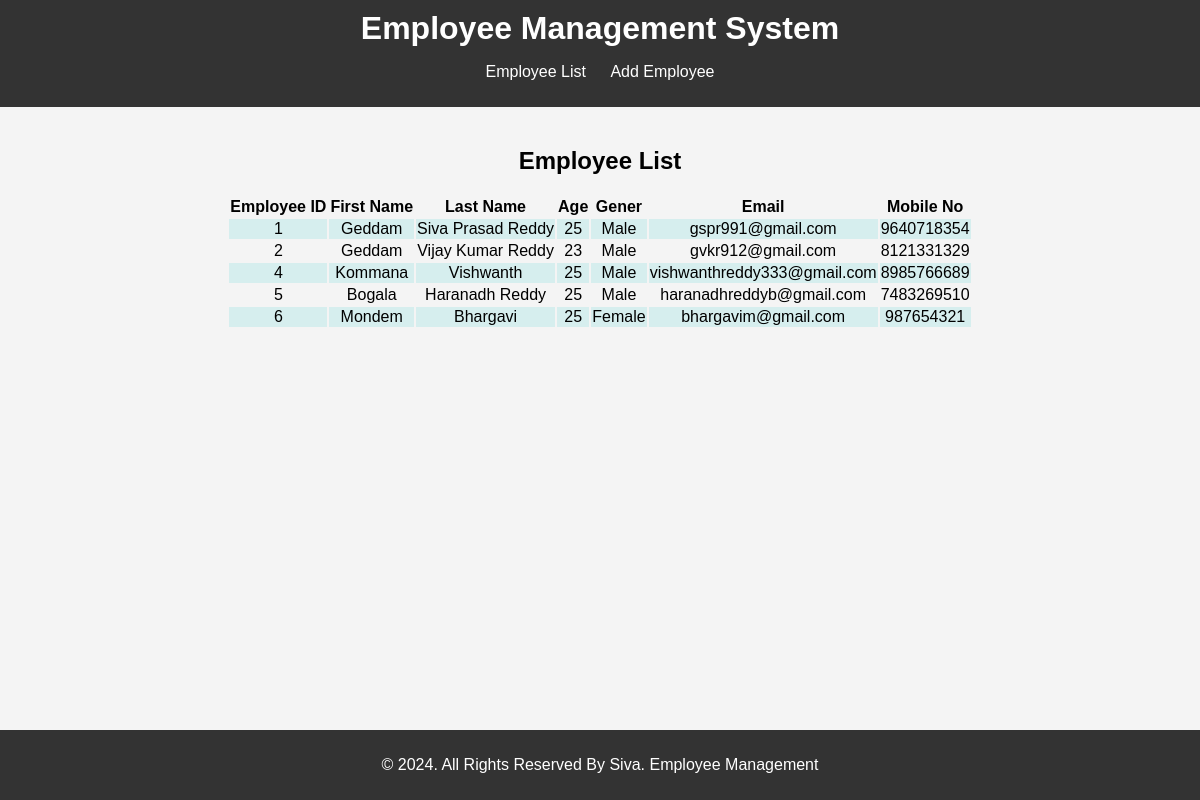
/employees/, run on the app's committed database.
### employees/models.py (models this page shows, shortened)
class Employee(models.Model):
    first_name = models.CharField(max_length=50)
    last_name = models.CharField(max_length=50)
    age = models.IntegerField()
    gender = models.CharField(max_length=50)
    email = models.CharField(max_length=50)
    phone_number = models.CharField(max_length=20)

### employees/views.py (the view)
# urls.py: path('', views.employee_list, name='employee_list'),
def employee_list(request):
    employees = Employee.objects.all()
    return render(request, 'employees/employee_list.html', {"employees":employees})

### employees/templates/employees/employee_list.html (shortened to what this page needs)
{% extends 'employees/base.html' %}
{% block content %}
<h2>Employee List</h2>
<table>
    <tr>
        <th>Employee ID</th>
        <th>First Name</th>
        <th>Last Name</th>
        <th>Age</th>
        <th>Gener</th>
        <th>Email</th>
        <th>Mobile No</th>
    </tr>
    {% for employee in employees %}
    <tr>
    <td>{{ employee.id }}</td>
    <td>{{ employee.first_name }}</td>
    <td>{{ employee.last_name }}</td>
    <td>{{ employee.age }}</td>
    <td>{{ employee.gender }}</td>
    <td>{{ employee.email }}</td>
    <td>{{ employee.phone_number }}</td>
    </tr>
    {% endfor %}
</table>
{% endblock %}

### employees/templates/employees/base.html (shortened to what this page needs)
<!DOCTYPE html>
<html lang="en">
<head>
    {% load static %}
    <link rel="stylesheet" href="{% static 'employees/css/style.css' %}">
</head>
<body>
    <header>
        <h1>Employee Management System</h1>
        <nav>
            <ul>
                <li><a href="{% url 'employee_list' %}">Employee List</a></li>
                <li><a href="{% url 'create_employee' %}">Add Employee</a></li>
            </ul>
        </nav>
    </header>
    <main>
        {% block content %}
        {% endblock %}
    </main>
    <footer>
        <p>&copy; 2024. All Rights Reserved By Siva.  Employee Management</p>
    </footer>
</body>
</html>

### employees/static/employees/css/style.css (style rules this page uses)
body { font-family: Arial, sans-serif; margin: 0; padding: 0; background-color: #f4f4f4; }
header { background-color: #333; color: #fff; padding: 10px 0; text-align: center; }
header h1 { margin: 0; }
nav ul { list-style: none; padding: 0; text-align: center; }
nav ul li { display: inline; margin: 0 10px; }
nav ul li a { color: #fff; text-decoration: none; }
main { padding: 20px; }
footer { background-color: #333; color: #fff; text-align: center; padding: 10px 0; position: fixed; width: 100%; bottom: 0; }
tr:nth-child(even) { background-color: #D6EEEE; }
h2 { text-align: center; }
table { text-align: center; margin-left: auto; margin-right: auto; }

### data on the page
Employee: id "1", first_name "Geddam", last_name "Siva Prasad Reddy", age "25", gender "Male", email "gspr991@gmail.com", phone_number "9640718354"
Employee: id "2", first_name "Geddam", last_name "Vijay Kumar Reddy", age "23", gender "Male", email "gvkr912@gmail.com", phone_number "8121331329"
Employee: id "4", first_name "Kommana", last_name "Vishwanth", age "25", gender "Male", email "vishwanthreddy333@gmail.com", phone_number "8985766689"
Employee: id "5", first_name "Bogala", last_name "Haranadh Reddy", age "25", gender "Male", email "haranadhreddyb@gmail.com", phone_number "7483269510"
Employee: id "6", first_name "Mondem", last_name "Bhargavi", age "25", gender "Female", email "bhargavim@gmail.com", phone_number "987654321"
